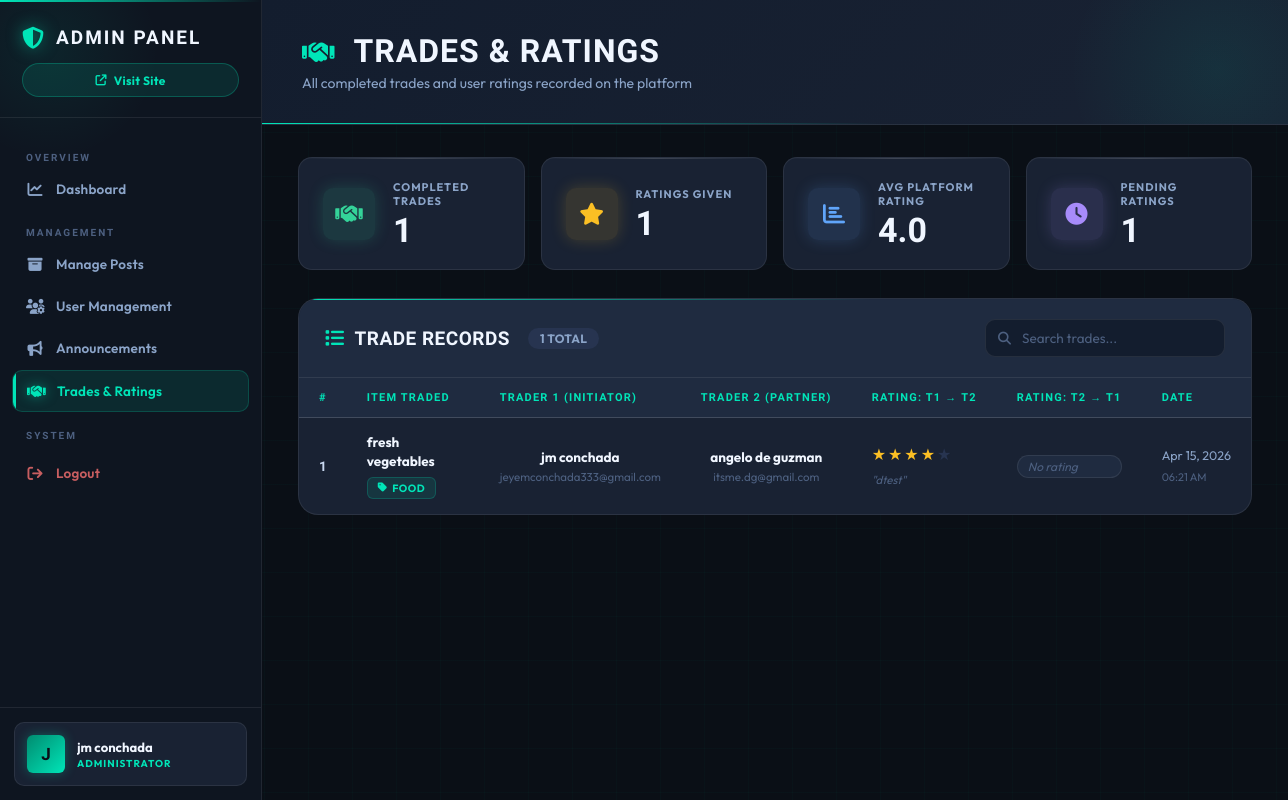
Screenshot of /admin_trades.php (signed in) with the database file from the repository.
### tables this page shows
CREATE TABLE `trades` (
  `id` int(11) NOT NULL,
  `listing_id` int(11) NOT NULL COMMENT 'Item that was traded',
  `initiator_id` int(11) NOT NULL COMMENT 'User who marked the trade',
  `partner_id` int(11) NOT NULL COMMENT 'The other user in the trade',
  `status` enum('completed') NOT NULL DEFAULT 'completed',
  `created_at` datetime NOT NULL DEFAULT current_timestamp()
);

CREATE TABLE `listings` (
  `id` int(11) NOT NULL,
  `user_id` int(11) NOT NULL,
  `title` varchar(255) NOT NULL,
  `description` text DEFAULT NULL,
  `category` varchar(100) DEFAULT NULL,
  `location` varchar(100) DEFAULT NULL,
  `desired_trade` varchar(255) DEFAULT NULL,
  `created_at` datetime DEFAULT current_timestamp(),
  `sort_order` int(11) DEFAULT 0,
  `status` enum('active','pending','completed','deleted') DEFAULT 'active'
);

CREATE TABLE `users` (
  `id` int(11) NOT NULL,
  `name` varchar(255) NOT NULL,
  `email` varchar(255) NOT NULL,
  `contact_number` varchar(50) DEFAULT NULL,
  `area` varchar(100) DEFAULT NULL,
  `profile_picture` varchar(255) DEFAULT NULL,
  `created_at` datetime DEFAULT current_timestamp(),
  `password` varchar(255) NOT NULL,
  `reset_token` varchar(64) DEFAULT NULL,
  `reset_expires` datetime DEFAULT NULL,
  `last_seen` datetime DEFAULT NULL,
  `banned` tinyint(1) NOT NULL DEFAULT 0,
  `role` varchar(20) NOT NULL DEFAULT 'user',
  `restriction_type` enum('banned','read_only','no_post','no_comment','limited') DEFAULT NULL COMMENT 'Type of restriction applied',
  `restriction_reason` text DEFAULT NULL COMMENT 'Reason for the restriction',
  `restriction_date` datetime DEFAULT NULL COMMENT 'When restriction was applied',
  `restriction_expiry` datetime DEFAULT NULL COMMENT 'When restriction expires (NULL = permanent)'
);

CREATE TABLE `user_ratings` (
  `id` int(11) NOT NULL,
  `rater_id` int(11) NOT NULL,
  `ratee_id` int(11) NOT NULL,
  `rating` tinyint(1) NOT NULL,
  `comment` text DEFAULT NULL,
  `created_at` datetime NOT NULL DEFAULT current_timestamp(),
  `updated_at` datetime NOT NULL DEFAULT current_timestamp() ON UPDATE current_timestamp()
);

### admin_trades.php (the view, shortened to what this page needs)
<?php
require 'db.php';
$tradesQuery = $conn->query("
    SELECT
        t.id,
        t.created_at,
        l.title        AS item_title,
        l.category     AS item_category,
        ui.name        AS initiator_name,
        ui.email       AS initiator_email,
        up.name        AS partner_name,
        up.email       AS partner_email,
        r1.rating      AS initiator_rating,
        r1.comment     AS initiator_comment,
        r2.rating      AS partner_rating,
        r2.comment     AS partner_comment
    FROM trades t
    JOIN listings l  ON l.id  = t.listing_id
    JOIN users ui    ON ui.id = t.initiator_id
    JOIN users up    ON up.id = t.partner_id
    LEFT JOIN user_ratings r1 ON r1.rater_id = t.initiator_id AND r1.ratee_id = t.partner_id
    LEFT JOIN user_ratings r2 ON r2.rater_id = t.partner_id  AND r2.ratee_id = t.initiator_id
    ORDER BY t.created_at DESC
");
$trades = [];
if ($tradesQuery) {
    while ($row = $tradesQuery->fetch_assoc()) $trades[] = $row;
}
$totalTrades    = count($trades);
$totalRatings   = $conn->query("SELECT COUNT(*) as c FROM user_ratings")->fetch_assoc()['c'] ?? 0;
$avgRating      = $conn->query("SELECT ROUND(AVG(rating),1) as avg FROM user_ratings")->fetch_assoc()['avg'] ?? 0;
$pendingRatings = max(0, $totalTrades * 2 - $totalRatings);
function adminStars($rating) {
    if (!$rating) return '<span class="no-rating-yet">No rating</span>';
    $s = '';
    for ($i = 1; $i <= 5; $i++)
        $s .= $i <= $rating ? '<span class="star-filled">★</span>' : '<span class="star-empty">★</span>';
    return '<div class="stars-row">' . $s . '</div>';
}
?>
<!DOCTYPE html>
<html lang="en">
<head>
  <link href="https://cdnjs.cloudflare.com/ajax/libs/font-awesome/6.5.0/css/all.min.css" rel="stylesheet">
  <link rel="stylesheet" href="assets/css/admindash.css">
</head>
<body>
<div class="admin-layout">
  <aside class="sidebar">
    <div class="sidebar-header">
      <div class="logo">
        <i class="fas fa-shield-halved"></i>
        <span>Admin Panel</span>
      </div>
      <a href="index.php" class="visit-site-btn">
        <i class="fas fa-arrow-up-right-from-square"></i>
        <span>Visit Site</span>
      </a>
    </div>
    <nav class="sidebar-nav">
      <div class="nav-section-label">Overview</div>
      <a href="dashboard.php" class="nav-item">
        <i class="fas fa-chart-line"></i><span>Dashboard</span>
      </a>
      <div class="nav-section-label">Management</div>
      <a href="manage_posts.php" class="nav-item">
        <i class="fas fa-box-archive"></i><span>Manage Posts</span>
      </a>
      <a href="admindash.php" class="nav-item">
        <i class="fas fa-users-gear"></i><span>User Management</span>
      </a>
      <a href="announcements.php" class="nav-item">
        <i class="fas fa-bullhorn"></i><span>Announcements</span>
      </a>
      <a href="admin_trades.php" class="nav-item active">
        <i class="fas fa-handshake"></i><span>Trades &amp; Ratings</span>
      </a>
      <div class="nav-section-label">System</div>
      <a href="logout.php" class="nav-item logout">
        <i class="fas fa-arrow-right-from-bracket"></i><span>Logout</span>
      </a>
    </nav>
    <div class="sidebar-footer">
      <div class="admin-profile">
        <div class="admin-avatar"><?= strtoupper(substr($_SESSION['user_name'], 0, 1)) ?></div>
        <div class="admin-info">
          <div class="admin-name"><?= htmlspecialchars($_SESSION['user_name']) ?></div>
          <div class="admin-role">Administrator</div>
        </div>
      </div>
    </div>
  </aside>
  <main class="main-content">
    <header class="page-header">
      <h1 class="page-title"><i class="fas fa-handshake"></i> Trades &amp; Ratings</h1>
      <p class="page-subtitle">All completed trades and user ratings recorded on the platform</p>
    </header>
    <div class="stats-grid">
      <div class="stat-card">
        <div class="stat-icon green"><i class="fas fa-handshake"></i></div>
        <div class="stat-content">
          <div class="stat-label">Completed Trades</div>
          <div class="stat-value"><?= $totalTrades ?></div>
        </div>
      </div>
      <div class="stat-card">
        <div class="stat-icon amber"><i class="fas fa-star"></i></div>
        <div class="stat-content">
          <div class="stat-label">Ratings Given</div>
          <div class="stat-value"><?= $totalRatings ?></div>
        </div>
      </div>
      <div class="stat-card">
        <div class="stat-icon blue"><i class="fas fa-chart-bar"></i></div>
        <div class="stat-content">
          <div class="stat-label">Avg Platform Rating</div>
          <div class="stat-value"><?= $avgRating ?: '—' ?></div>
        </div>
      </div>
      <div class="stat-card">
        <div class="stat-icon purple"><i class="fas fa-clock"></i></div>
        <div class="stat-content">
          <div class="stat-label">Pending Ratings</div>
          <div class="stat-value"><?= $pendingRatings ?></div>
        </div>
      </div>
    </div>
    <div class="table-container">
      <div class="table-header">
        <h2 class="table-title">
          <i class="fas fa-list"></i>
          Trade Records
          <span class="trades-count"><?= $totalTrades ?> total</span>
        </h2>
        <div class="table-actions">
          <div class="search-box">
            <i class="fas fa-search"></i>
            <input type="text" id="tradeSearch" placeholder="Search trades..." oninput="filterTrades()">
          </div>
        </div>
      </div>
      <?php if (empty($trades)): ?>
        <div class="empty-state">
          <i class="fas fa-handshake-slash"></i>
          <h3>No Trades Yet</h3>
          <p>Completed trades will appear here once users mark items as traded.</p>
        </div>
      <?php else: ?>
        <div class="table-wrapper">
          <table id="tradesTable">
            <thead>
              <tr>
                <th>#</th>
                <th>Item Traded</th>
                <th>Trader 1 (Initiator)</th>
                <th>Trader 2 (Partner)</th>
                <th>Rating: T1 → T2</th>
                <th>Rating: T2 → T1</th>
                <th>Date</th>
              </tr>
            </thead>
            <tbody>
              <?php foreach ($trades as $i => $trade): ?>
              <tr>
                <td class="row-num"><?= $i + 1 ?></td>
                <td>
                  <div class="item-title-cell"><?= htmlspecialchars($trade['item_title']) ?></div>
                  <span class="item-badge"><i class="fas fa-tag"></i> <?= htmlspecialchars($trade['item_category']) ?></span>
                </td>
                <td>
                  <div class="user-cell col">
                    <span class="name"><?= htmlspecialchars($trade['initiator_name']) ?></span>
                    <span class="email"><?= htmlspecialchars($trade['initiator_email']) ?></span>
                  </div>
                </td>
                <td>
                  <div class="user-cell col">
                    <span class="name"><?= htmlspecialchars($trade['partner_name']) ?></span>
                    <span class="email"><?= htmlspecialchars($trade['partner_email']) ?></span>
                  </div>
                </td>
                <td>
                  <div class="rating-cell">
                    <?= adminStars($trade['initiator_rating']) ?>
                    <?php if ($trade['initiator_comment']): ?>
                      <div class="rating-comment" title="<?= htmlspecialchars($trade['initiator_comment']) ?>">
                        "<?= htmlspecialchars(substr($trade['initiator_comment'], 0, 40)) ?><?= strlen($trade['initiator_comment']) > 40 ? '…' : '' ?>"
                      </div>
                    <?php endif; ?>
                  </div>
                </td>
                <td>
                  <div class="rating-cell">
                    <?= adminStars($trade['partner_rating']) ?>
                  </div>
                </td>
                <td>
                  <div class="trade-date">
                    <?= date('M d, Y', strtotime($trade['created_at'])) ?>
                    <br><span><?= date('h:i A', strtotime($trade['created_at'])) ?></span>
                  </div>
                </td>
              </tr>
              <?php endforeach; ?>
            </tbody>
          </table>
        </div>
      <?php endif; ?>
    </div>
  </main>
</div>
</body>
</html>

### rows the page displays
trades: listing.title "fresh vegetables", listing.category "FOOD", initiator.name "jm conchada", initiator.email "jeyemconchada333@gmail.com", partner.name "angelo de guzman", partner.email "itsme.dg@gmail.com", user_ratings.comment "dtest", created_at "Apr 15, 2026", created_at "06:21 AM"

### other values shown
substr($_SESSION['user_name'], 0, 1) "J"
$_SESSION['user_name'] "jm conchada"
$totalTrades "1"
$totalRatings "1"
$avgRating ?: '—' "4.0"
$pendingRatings "1"
